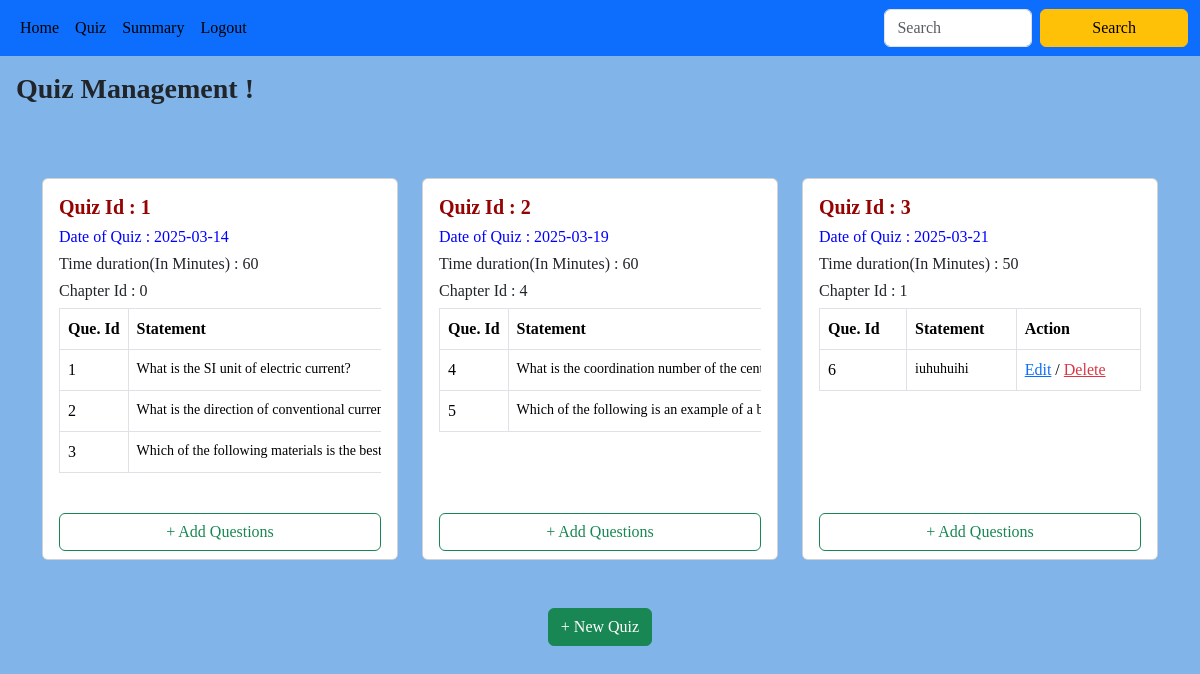
The app's page /admin_quiz/1, older data.
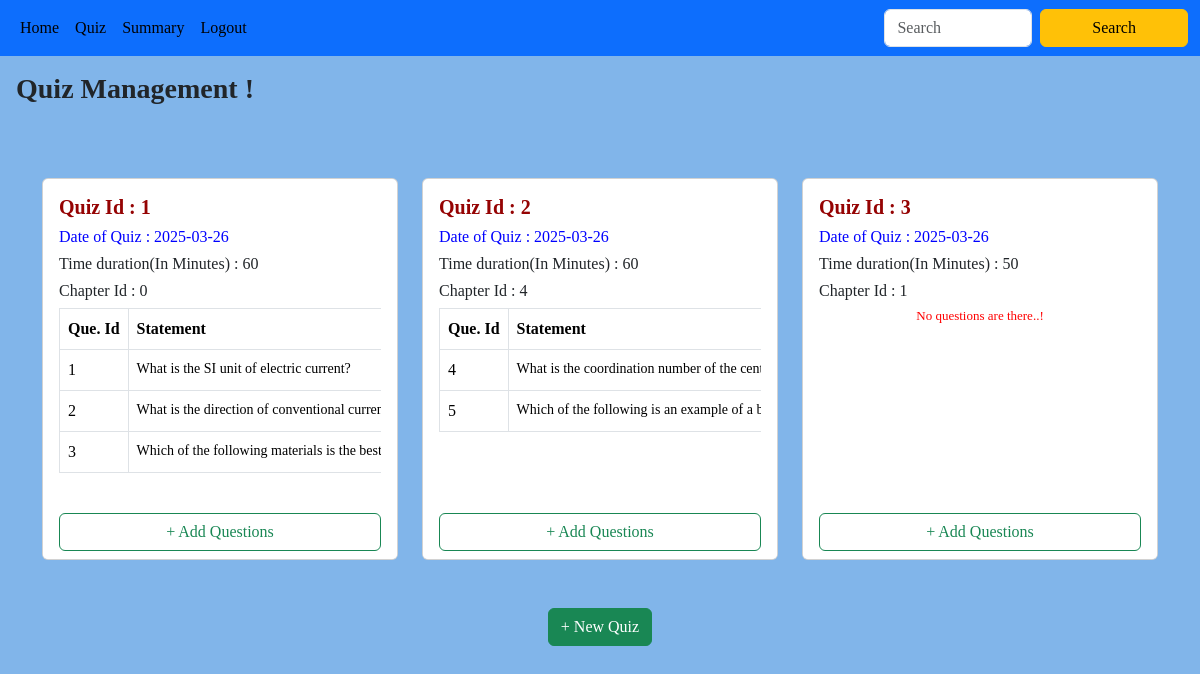
The same page, newer data.
### backend/models.py (models this page shows)
class Quiz(db.Model):
    __tablename__ = "quiz"
    id = db.Column(db.Integer, primary_key=True)
    date_of_quiz = db.Column(db.Date, nullable=False)
    time_duration_minutes = db.Column(db.Integer, nullable=False)
    chapter_id = db.Column(db.Integer, db.ForeignKey("chapter.id"), nullable=False, index=True)
    remark = db.Column(db.String(), nullable=True ,default="No remark")
    questions = db.relationship("Question", cascade="all,delete-orphan", backref="quiz", lazy=True)
    scores = db.relationship("Score", cascade="all,delete-orphan", backref="quiz", lazy=True)

class Question(db.Model):
    __tablename__ = 'question'
    id = db.Column(db.Integer, primary_key=True)
    quiz_id = db.Column(db.Integer, db.ForeignKey('quiz.id'), nullable=False, index=True)
    question_statement = db.Column(db.String(), nullable=False)
    option1 = db.Column(db.String(), nullable=False)
    option2 = db.Column(db.String(), nullable=False)
    option3 = db.Column(db.String(), nullable=False)
    option4 = db.Column(db.String(), nullable=False)
    correct_option = db.Column(db.String(), nullable=False)

### backend/controller.py (the view)
@app.route("/admin_quiz/<id>")
def admin_quiz(id):
    quizzes=get_quiz()
    chapters=get_chapter()
    return render_template("admin_quiz.html",id=id,quizzes=quizzes,chapters=chapters)

### backend/controller.py (called while the page is built)
def get_chapter():
    chapters=Chapter.query.all()
    return chapters

def get_quiz():
    quizzes=Quiz.query.all()
    return quizzes

### templates/admin_quiz.html
{% extends "admin_layout.html" %}
{% block content %}
<h3 class="p-3" style="font-family: 'Times New Roman', Times, serif; font-weight: bold;">
    Quiz Management !
</h3>
<br><br>
{% if quizzes %}
<div class="container">
    <div class="row row-cols-1 row-cols-md-2 row-cols-lg-3 g-4">
        {% for quiz in quizzes %}
        <div class="col">
            <div class="card h-100 d-flex flex-column">
                <div class="card-body flex-grow-1">
                 <h5 class="card-title" style="color: rgb(149, 3, 3); font-weight: bold; font-family: Georgia, 'Times New Roman', Times, serif;">Quiz Id : {{ quiz.id }}</h5>
                 <h6 style="color: blue;">Date of Quiz : {{quiz.date_of_quiz}}</h6>
                 <h6>Time duration(In Minutes) : {{quiz.time_duration_minutes}}</h6>
                    <div class="table-responsive">
                        <h6>Chapter Id : {{quiz.chapter_id}}</h6>
                        <table class="table table-bordered">
                        {% if quiz.questions %}
                            <thead>
                                <tr>
                                    <th>Que. Id</th>
                                    <th>Statement</th>
                                    <th>Action</th>
                                </tr>
                            </thead>
                            <tbody>
                                 {% for question in quiz.questions%}
                                <tr>
                                    <td>{{question.id}}</td>
                                    <td class="signup-link"><a href="" style="color: black;">{{question.question_statement}}</a></td>
                                    <td>
                                        <a href="#" class="text-primary">Edit</a> /
                                        <a href="#" class="text-danger">Delete</a>
                                    </td>
                                </tr>
                                {%endfor%}
                            </tbody>
                        {%else%}
                            <div>
                              <h4 class="center">No questions are there..!</h4>
                            </div>
                        {%endif%}
                        </table>
                    </div>
                </div>
                <div class="card-footer bg-white border-top-0">
                    <a href="/add_que/{{quiz.id}}/{{id}}" class="btn btn-outline-success w-100">+ Add Questions</a>
                </div>
            </div>
        </div>
        {% endfor %}
    </div>
</div>
{%else%}
  <div>
    <h5 class="center">No Subjects are there..!</h5>
  </div>
{% endif %}
<br><br>
<div class="d-flex justify-content-center">
    <a type="button" class="btn btn-success" href="/add_quiz/{{id}}">+ New Quiz</a>
</div>
{% endblock %}

### templates/admin_layout.html (shortened to what this page needs)
<!DOCTYPE html>
<html lang="en">
<head>
    <link href="https://cdn.jsdelivr.net/npm/bootstrap@5.3.3/dist/css/bootstrap.min.css" rel="stylesheet">
    <link rel="stylesheet" href="{{ url_for('static', filename='main.css') }}">
</head>
<body>
    <nav class="navbar navbar-expand-lg bg-primary">
        <div class="container-fluid">
          <div class="collapse navbar-collapse" id="navbarSupportedContent">
            <ul class="navbar-nav me-auto mb-2 mb-lg-0">
              <li class="nav-item">
                <a class="nav-link active" aria-current="page" href="/admin/{{id}}">Home</a>
              </li>
              <li class="nav-item">
                <a class="nav-link active" aria-current="page" href="/admin_quiz/{{id}}">Quiz</a>
              </li>
              <li class="nav-item">
                <a class="nav-link active" aria-current="page" href="/summary/{{id}}">Summary</a>
              </li>
              <li class="nav-item">
                <a class="nav-link active" aria-current="page" href="/login">Logout</a>
              </li>
            </ul>
            <form class="d-flex" role="search">
              <input class="form-control me-2" type="search" placeholder="Search" aria-label="Search">
              <button class="btn btn-warning" type="submit">Search</button>
            </form>
          </div>
        </div>
      </nav>
              {%block content%}{%endblock%}
</body>
</html>

### static/main.css (style rules this page uses)
body { margin: 0; padding: 0; font-family:Georgia, 'Times New Roman', Times, serif; background-color: #81b5ea; }
button { width: 100%; max-width: 400px; padding: 8px; background-color: #007BFF; border: none; border-radius: 4px; color: #fff; font-size: 16px; cursor: pointer; }
.signup-link { margin-top: 15px; font-size: 14px; color: #555; }
.signup-link a { color: #007BFF; text-decoration: none; }
.center { text-align: center; margin: 2px; color:red; font-family: Georgia, 'Times New Roman', Times, serif; font-size: small; }
.table th, .table td { white-space: nowrap; }

Row changes from the older to the newer data that the page shows:
removed Question: id "6", question_statement "iuhuhuihi", shown under Quiz id 3
changed Quiz id 1: date_of_quiz "2025-03-14" → "2025-03-26"
changed Quiz id 2: date_of_quiz "2025-03-19" → "2025-03-26"
changed Quiz id 3: date_of_quiz "2025-03-21" → "2025-03-26"; text "Que. Id Statement Action" → "No questions are there..!"
